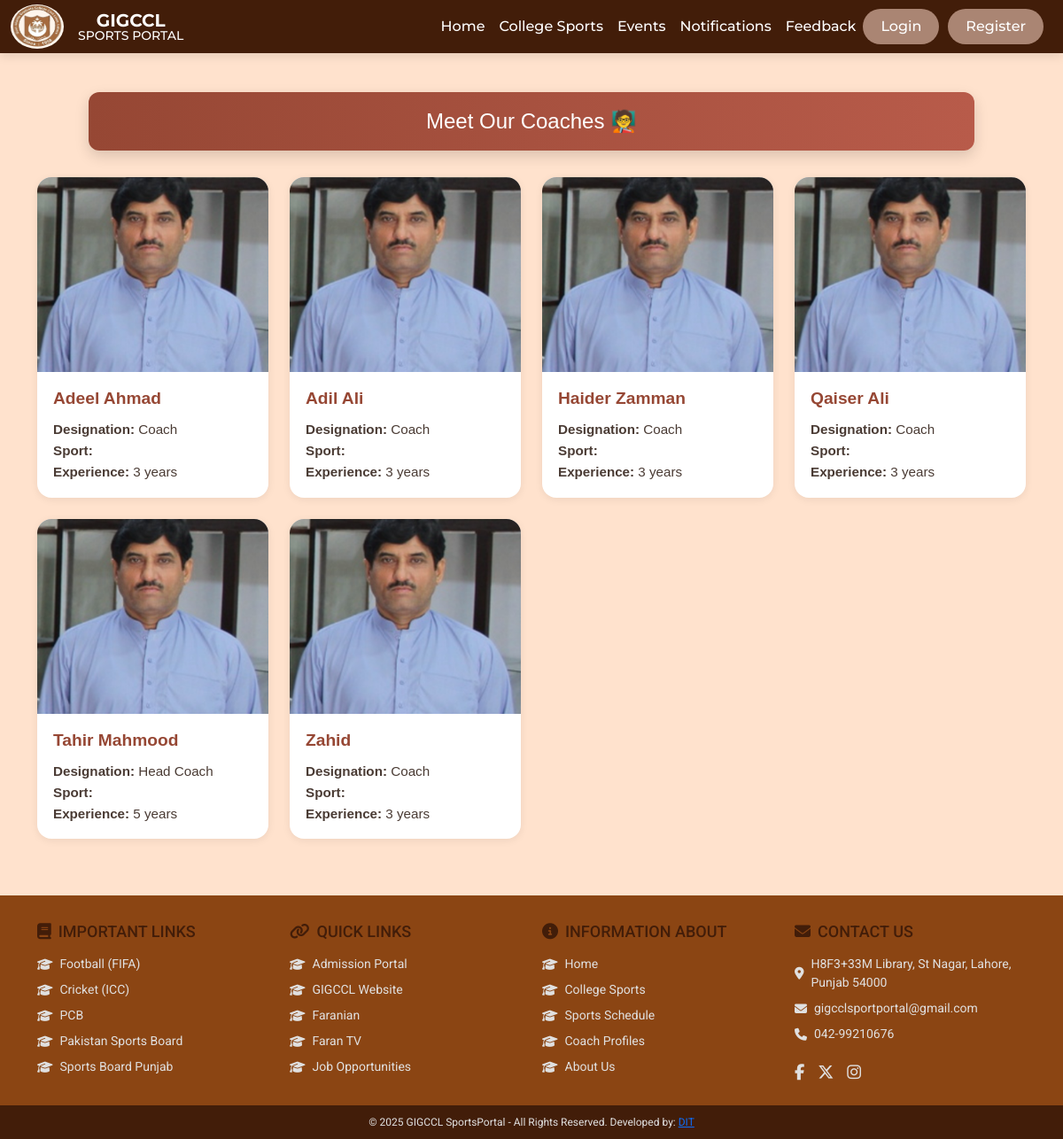
Screenshot of /sports_base/coaches/ with the database file from the repository.
### sports_base/models.py (models this page shows, shortened)
class Coach(models.Model):
    DESIGNATION_CHOICES = [
        ('head_coach', 'Head Coach'),
        ('coach', 'Coach'),
        ('assistant_coach', 'Assistant Coach'),
    ]
    user = models.OneToOneField(User, on_delete=models.CASCADE, related_name='coach_profile')
    name = models.CharField(max_length=100)
    designation = models.CharField(max_length=100, choices=DESIGNATION_CHOICES, default='coach')
    experience_years = models.PositiveIntegerField()
    sports = models.ManyToManyField(Sport, related_name='coaches')  # Changed to ManyToManyField
    photo = models.ImageField(upload_to='coaches/', null=True, blank=True)

### sports_base/views.py (the view)
# urls.py: path('coaches/', baseviews.coach_profile, name='coach_profile'),
def coach_profile(request):
    coaches = Coach.objects.all().order_by('name')
    paginator = Paginator(coaches, 9)  # Display 9 coaches per page
    page_number = request.GET.get('page')
    page_obj = paginator.get_page(page_number)
    return render(request, 'sports_base/coach_profile.html', {'page_obj': page_obj})

### sports_base/templates/sports_base/coach_profile.html (shortened to what this page needs)
{% extends 'base.html' %}
{% load static %}
{% block content %}
<div class="container py-4">
  <div class="page-header">Meet Our Coaches 🧑‍🏫</div>
  {% if page_obj %}
  <div class="coaches-grid">
    {% for coach in page_obj %}
    <div class="coach-tile">
      {% if coach.photo %}
      <img src="{{ coach.photo.url }}" alt="{{ coach.name }}" class="coach-photo">
      {% else %}
      <img src="{% static 'images/default_coach.jpg' %}" alt="Default Coach" class="coach-photo">
      {% endif %}
      <div class="coach-details">
        <div class="coach-name">{{ coach.name }}</div>
        <div class="coach-info">
          <strong>Designation:</strong> {{ coach.get_designation_display }}<br>
          <strong>Sport:</strong> {{ coach.sport.name }}<br>
          <strong>Experience:</strong> {{ coach.experience_years }} years
        </div>
      </div>
    </div>
    {% endfor %}
  </div>
  {% else %}
  <p class="text-center">No coaches available at the moment.</p>
  {% endif %}
</div>
{% endblock %}

### sports_base/templates/sports_base/coach_profile.html (style rules this page uses)
:root { --main-bg: #FFE2CD; --primary-color: #964734; --text-dark: #4A3B34; --hover-bg: #fbe1cd; }
body { background-color: var(--main-bg); font-family: 'Poppins', sans-serif; }
.page-header { background: linear-gradient(to right, #964734, #b85b4a); color: white; text-align: center; padding: 15px 20px; font-size: 24px; font-weight: 500; border-radius: 12px; margin: 20px auto 30px; box-shadow: 0 6px 16px rgba(0, 0, 0, 0.15); max-width: 1000px; }
.coaches-grid { display: grid; grid-template-columns: repeat(auto-fit, minmax(260px, 1fr)); gap: 24px; max-width: 1200px; margin: auto; padding-bottom: 40px; }
.coach-tile { background: white; border-radius: 16px; overflow: hidden; display: flex; flex-direction: column; transition: transform 0.3s ease, box-shadow 0.3s ease; box-shadow: 0 2px 10px rgba(0, 0, 0, 0.07); }
.coach-photo { width: 100%; height: 220px; object-fit: cover; }
.coach-details { padding: 16px 18px; }
.coach-name { font-size: 1.2rem; font-weight: 600; color: var(--primary-color); margin-bottom: 8px; }
.coach-info { color: var(--text-dark); font-size: 0.95rem; line-height: 1.6; }

### rows the page displays
Coach: photo (picture), name "Adeel Ahmad", designation "Coach", experience_years "3"
Coach: photo (picture), name "Adil Ali", designation "Coach", experience_years "3"
Coach: photo (picture), name "Haider Zamman", designation "Coach", experience_years "3"
Coach: photo (picture), name "Qaiser Ali", designation "Coach", experience_years "3"
Coach: photo (picture), name "Tahir Mahmood", designation "Head Coach", experience_years "5"
Coach: photo (picture), name "Zahid", designation "Coach", experience_years "3"
